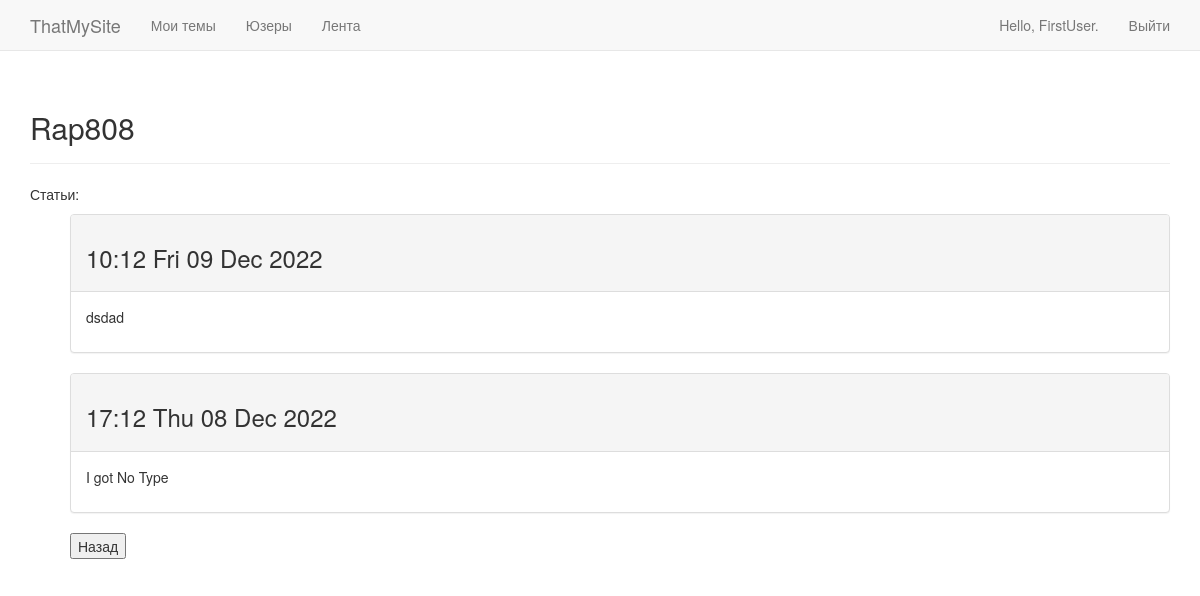
The page /polls/topic/2 (signed in) on the database its author committed.
### polls/models.py (models this page shows, shortened)
class Topic(models.Model):
    text = models.CharField(max_length=200)
    pub_date = models.DateTimeField('pub_date', auto_now_add=True)
    owner = models.ForeignKey(User, on_delete=models.CASCADE)
    def __str__(self):
        return self.text

class Entry(models.Model):
    topic = models.ForeignKey('Topic', on_delete=models.CASCADE)
    text = models.TextField()
    pub_date = models.DateTimeField('pub_date', auto_now_add=True)
    is_read = models.BooleanField(default=False)
    class Meta:
        verbose_name_plural = 'entries'

### polls/views.py (the view)
# urls.py: re_path(r'^topic/(?P<topic_id>\d+)$', views.topic, name='topic'),
@login_required
def topic(request, topic_id):
    topic = Topic.objects.get(id=topic_id)
    entries = topic.entry_set.order_by('-pub_date')
    context = {'topic': topic, 'entries': entries}
    return render(request, 'polls/topic.html', context)

### templates/polls/topic.html (shortened to what this page needs)
{% extends 'polls/base.html' %}
{% block header %}
    <h2>{{ topic }}</h2>
{% endblock header %}
{% block content %}
    <p>Статьи:</p>
    <ul>
        {% for entry in entries %}
            <div class="panel panel-default">
                <div class="panel-heading">
                    <h3>
                        {{ entry.pub_date | date:"H:m D d M Y" }}
                    </h3>
                </div>
                <div class="panel-body">
                    {{ entry.text | linebreaks }}
                </div>
            </div>
        {% empty %}
          Но энтри
        {% endfor %}
        {% if topic.owner != request.user %}
            <button type="button" name="submit" onclick="location.href='{% url 'polls:userstops' topic.owner.id %}'">Назад</button>
        {% elif topic.owner == request.user %}
            <button type="button" name="submit" onclick="location.href='{% url 'polls:topics' %}'">Назад</button>
        {% endif %}
    </ul>
{% endblock content %}

### templates/polls/base.html (shortened to what this page needs)
{% load bootstrap3 %}
<!DOCTYPE html>
<html lang="en-ru">
<head>
    {% bootstrap_css %}
</head>
<body>
    <nav class="navbar navbar-default navbar-static-top">
    <div class="container">
        <div class="navbar-header">
        <a class="navbar-brand" href="{% url 'polls:ind' %}">ThatMySite</a>
        </div>
        <div id="navbar" class="navbar-collapse collapse">
	        <ul class="nav navbar-nav">
	            <li><a href="{% url 'polls:topics' %}">Мои темы</a></li>
            </ul>
            <ul class="nav navbar-nav">
                <li><a href="{% url 'polls:uss' %}">Юзеры</a></li>
            </ul>
            <ul class="nav navbar-nav">
                <li><a href="{% url 'polls:lenta' %}">Лента</a></li>
            </ul>
	        <ul class="nav navbar-nav navbar-right">
                {% if user.is_authenticated %}
                    <li><a>Hello, {{ user.username }}.</a></li>
                    <li><a href="{% url 'users:logout' %}">Выйти</a></li>
                {% else %}
                    <li><a href="{% url 'users:register' %}">Регистрация</a></li>
                    <li><a href="{% url 'users:login' %}">Войти</a></li>
                {% endif %}
	        </ul>
        </div>
    </div>
    </nav>
    <div class="container">
        <div class="page-header">
            {% block header %}{% endblock header %}
        </div>
        <div>
            {% block content %}{% endblock content %}
        </div>
    </div>
</body>
</html>

### rows shown on the page
Topic: text "Rap808"
Entry: pub_date "10:12 Fri 09 Dec 2022", text "dsdad"
Entry: pub_date "17:12 Thu 08 Dec 2022", text "I got No Type"

### other values the page prints
{{ user.username }} "FirstUser"
